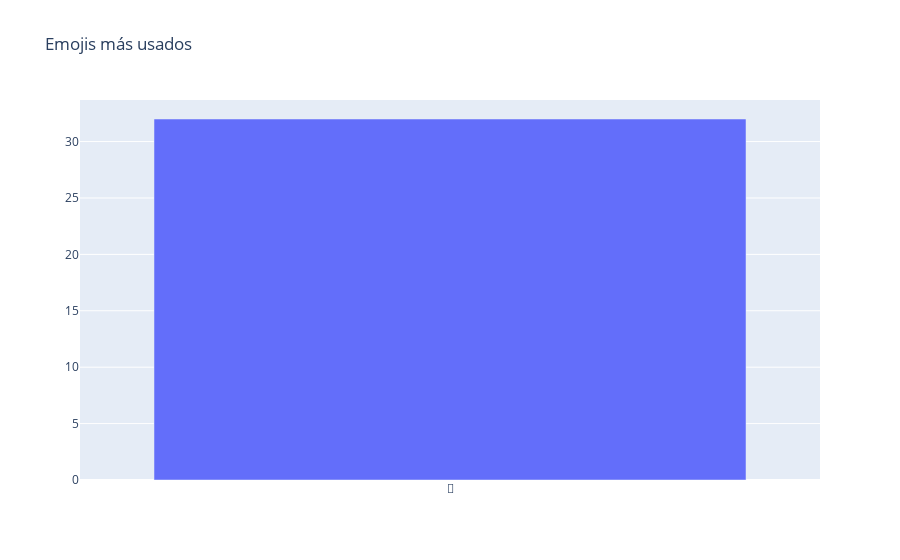

The notebook cell this image was saved under:
### Code cell
trace = go.Bar(x=temp_emojis.emoji.values[:15],
               y=temp_emojis.cnt.values[:15])

layout = go.Layout(title='Emojis más usados')

fig = go.Figure(data=[trace], layout=layout)
iplot(fig)

### Figure 1 — Plotly figure (JSON) as saved in the notebook; plotly's stock layout.template omitted (floating-point values rounded to 4 significant figures)
{"data": [{"type": "bar", "x": ["🥰"], "y": [32]}], "layout": {"title": {"text": "Emojis más usados"}}}
